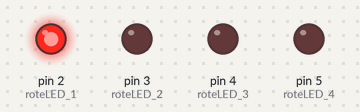
Bench run of a sketch on a simulated Arduino Uno, built with avr-gcc and run on an emulated ATmega328P. On the bench: output pins drawn as LEDs (lit = HIGH).

Above: at 0.07 s.
At 0.52 s:
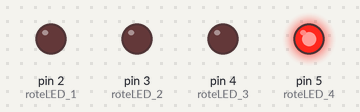
At 1.42 s:
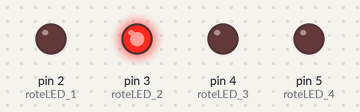
At 2.77 s:
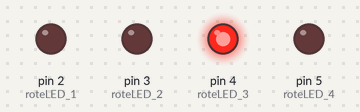
Timing chart, 0 to 3.1 s (numbered marks = the images above):
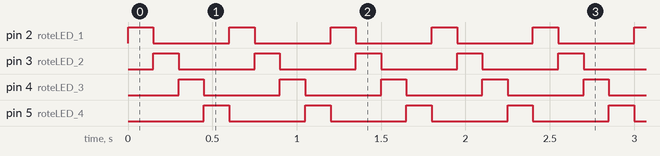

The sketch:

LED_Blinken.ino
```cpp
/*
 * Funktion:        LEDs sollen im Laufmuster aufleuchten
 * Programierer:    Eric Junker
 * letzte Änderung: 15.09.2020
 * Version:         1.0
 * Hardware:        Pin 2-5 rote LEDs im Laufmuster
 */
#define roteLED_1 2   // pin 2 wird als grüne LED deklariert
#define roteLED_2 3   // pin 3 wird als rote LED deklariert
#define roteLED_3 4   // pin 4 wird als rote LED deklariert
#define roteLED_4 5   // pin 5 wird als rote LED deklariert
#define Laufzeit 150  // Verzögerung in ms zwischen den LEDs wird eingestellt

void setup()
{
  /******Pinbelegung********/

  pinMode(roteLED_1, OUTPUT);
  pinMode(roteLED_2, OUTPUT);
  pinMode(roteLED_3, OUTPUT);
  pinMode(roteLED_4, OUTPUT);

}

void loop()
{
  digitalWrite(roteLED_1, HIGH);
  digitalWrite(roteLED_4, LOW);
  delay(Laufzeit);
  digitalWrite(roteLED_2, HIGH);
  digitalWrite(roteLED_1, LOW);
  delay(Laufzeit);
  digitalWrite(roteLED_3, HIGH);
  digitalWrite(roteLED_2, LOW);
  delay(Laufzeit);
  digitalWrite(roteLED_4, HIGH);
  digitalWrite(roteLED_3, LOW);
  delay(Laufzeit);

}
```

Measured:
- by itself, pin 2 (roteLED_1), pin 3 (roteLED_2), pin 4 (roteLED_3), pin 5 (roteLED_4): alternates HIGH for 0.15 s and LOW for 0.45 s
- by itself, everything shown: repeats every 0.60 s, in 4 steps
